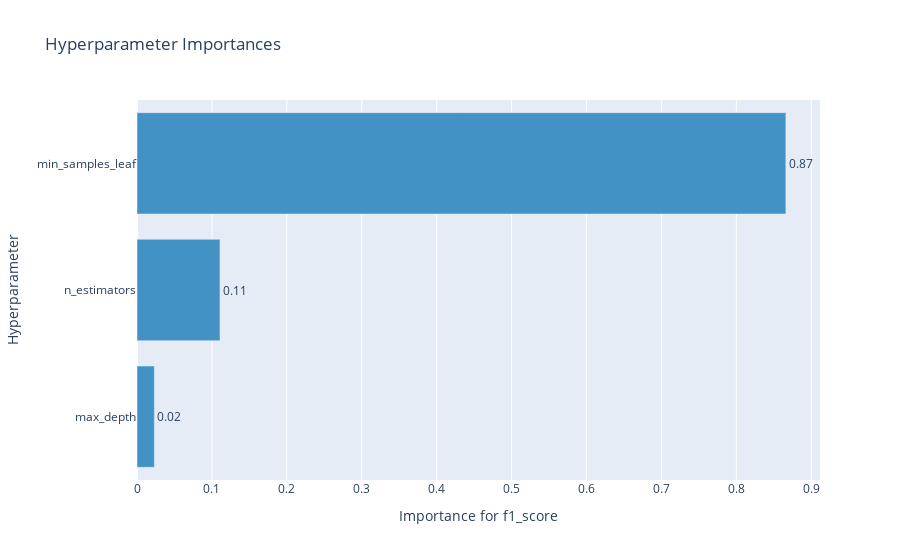

Notebook code cell kept with this figure:
### Markdown cell above
Целевая метрика $F_1$-score последовательно максимизируется, как можем видеть на графике.

### Code cell
optuna.visualization.plot_param_importances(study, target_name="f1_score")

### Figure 1 — Plotly figure (JSON) as saved in the notebook; plotly's stock layout.template omitted (floating-point values rounded to 4 significant figures)
{"data": [{"cliponaxis": false, "hovertemplate": ["max_depth (IntDistribution): 0.02315330423625452<extra></extra>", "n_estimators (IntDistribution): 0.11076213932312287<extra></extra>", "min_samples_leaf (IntDistribution): 0.8660845564406227<extra></extra>"], "marker": {"color": "rgb(66,146,198)"}, "orientation": "h", "text": ["0.02", "0.11", "0.87"], "textposition": "outside", "type": "bar", "x": [0.02315, 0.1108, 0.8661], "y": ["max_depth", "n_estimators", "min_samples_leaf"]}], "layout": {"showlegend": false, "title": {"text": "Hyperparameter Importances"}, "xaxis": {"title": {"text": "Importance for f1_score"}}, "yaxis": {"title": {"text": "Hyperparameter"}}}}
